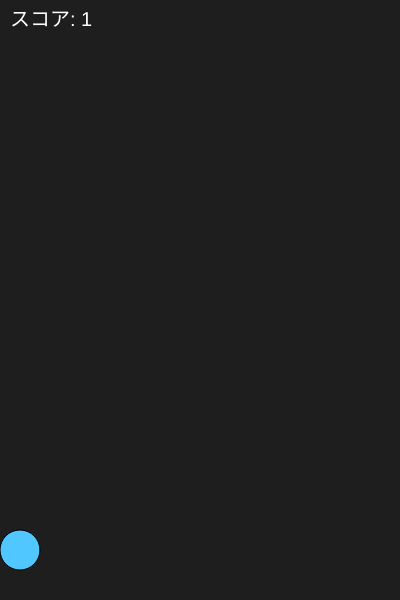
Frame 1 (no input)
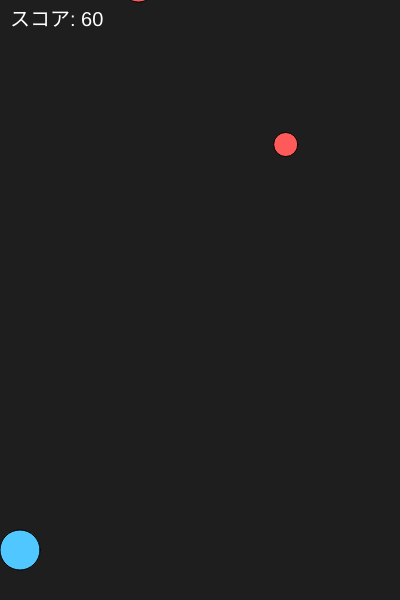
Frame 60 (no input)
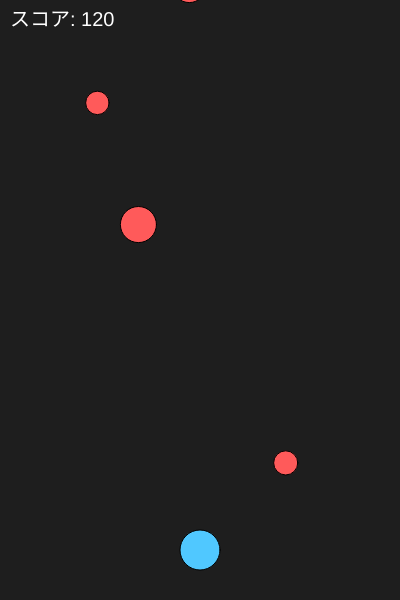
Frame 120 (the mouse pressed at the canvas centre since frame 60)

The p5.js sketch that drew these frames (run headless with seeded random() and noise() and a simulated clock; from frame 60 on, the mouse is pressed at the canvas centre):

// p5.js sketch
// ── sketch.js
// よけゲー（p5.js）
// 遊び方：マウス（スマホは指）で左右に動いて、落ちてくる玉をよけよう
//letは変数を宣言するためのキーワード。varやconstもあるが、letはブロックスコープを持つ

let player;        // 自分
let enemies = [];  // 落ちてくる玉たち
let score = 0;
let gameOver = false;

// 最初に1回だけ実行（Scratchの「緑の旗が押されたとき」）
function setup() {
  // 画面の大きさを400x600にする
  createCanvas(400, 600);
  // 自分の初期位置（x: 画面の中央、横幅400÷2,y: 画面の下端、縦幅600-50）と大きさを設定
  player = { x: width / 2, y: height - 50, size: 40 };
}

// ゲーム中、ずっと繰り返す（Scratchの「ずっと」）
// draw()はp5.jsの組み込み関数で、毎フレーム（60fps）呼ばれる
function draw() {
  // 球の軌跡（基本描きっぱなし）などを背景を黒で塗りつぶすことによって消す。
  background(30);
  // ゲームオーバー状態ならゲームオーバー画面を表示して処理を終了
  if (gameOver) {
    showGameOver();
    return;
  }

  // 自分をマウスのx座標に動かす（画面からはみ出さないように）
  // constrain()は値を指定した範囲に収める関数
  // player.xは自分のx座標、mouseXはマウスのx座標、player.size / 2は自分の半径、width - player.size / 2は画面の右端から自分の半径を引いた値
  // つまり、player.xはマウスのx座標に合わせて動くが、画面の左端から自分の半径を引いた値より小さくならず、画面の右端から自分の半径を引いた値より大きくならないようにする
  player.x = constrain(mouseX, player.size / 2, width - player.size / 2);
  // 自分を描く
  // fill()は塗りつぶす色を指定する関数。RGBで指定する。ここでは水色にしている。
  fill(80, 200, 255);
  // circle()は円を描く関数。引数は(x座標, y座標, 直径)。
  // setup()で設定したplayerのx座標、y座標、sizeを使って自分を描く
  circle(player.x, player.y, player.size);

  // 30フレームごと（30フレームで割り切れるごとに）に敵を1つ増やす（約0.5秒ごと）
  if (frameCount % 30 === 0) {
    // 敵の初期位置（x: 画面のランダムな位置、y: 画面の上端-20）と大きさ（20~40）と速さ（3~6）を設定してenemies配列に追加
    // speedにはscore / 500を足している。scoreは生き残った時間なので、時間がたつほど速くなるようにしている。
    enemies.push({
      // random()は指定した範囲のランダムな値を返す関数。引数が1つの場合は0からその値までのランダムな値を返す。引数が2つの場合はその範囲のランダムな値を返す。
      // ここでは、x座標は画面の幅（width）からランダムに、y座標は画面の上端-20（-20）に設定している。
      x: random(width),
      y: -20,
      // sizeは20~40のランダムな値、
      size: random(20, 40),
      // speedは3~6のランダムな値にしている。
      speed: random(3, 6) + score / 500  // 時間がたつほど速くなる
    });
      // つまり、enemies配列には、x座標、y座標、size、speedを持つオブジェクトが追加される
      // 具体的な例として、enemies配列の中身は以下のようになる。
      // enemies = [
      //   { x: 100, y: -20, size: 30, speed: 4 },
      //   { x: 200, y: -20, size: 25, speed: 5 },
      //   { x: 300, y: -20, size: 35, speed: 3 }
      // ]
  }

  // draw()の中でfor文を使って、敵をfor文で1つずつ動かして描く処理を行う。60fpsでdraw()が呼ばれるので、60回/秒で敵を動かして描くことになる。

  // for文で配列の最後（enemies.length - 1で、例えば５個の場合、lengthは最大４なので、最後に当たる）から
  // 順に処理する（i >= 0で、敵が0以上存在する時に回す）ことで、配列の要素を削除してもループが正しく動作するようにしている。
  // 例えば、enemies配列の中身が以下のようになっているとする。
  // enemies = [
  //   { x: 100, y: -20, size: 30, speed: 4 },
  //   { x: 200, y: -20, size: 25, speed: 5 },
  //   { x: 300, y: -20, size: 35, speed: 3 }
  // ]
  // このとき、for文のiは2から0まで順に変化する。
  // iが2のとき、enemies[2]を処理する。もしenemies[2]を削除した場合、enemies配列の中身は以下のようになる。
  // enemies = [
  //   { x: 100, y: -20, size: 30, speed: 4 },
  //   { x: 200, y: -20, size: 25, speed: 5 }
  // ]
  // このとき、iは1に変化する。enemies[1]を処理する。もしenemies[1]を削除した場合、enemies配列の中身は以下のようになる。
  // enemies = [
  //   { x: 100, y: -20, size: 30, speed: 4 }
  // ]
  // このとき、iは0に変化する。enemies[0]を処理する。もしenemies[0]を削除した場合、enemies配列の中身は以下のようになる。
  // enemies = []
  // このとき、iは-1に変化する。i >= 0の条件が成立しないため、for文は終了する。
  // 最後から処理することで、例えば、０番目の敵を削除した場合、次に来るのが1番目（本来は0番目であってほしい）で処理する敵が１つずれるが、最後から処理することで、削除しても次の敵を正しく処理できるようになる。
  for (let i = enemies.length - 1; i >= 0; i--) {
    // enemies配列のi番目の敵をeに代入
    let e = enemies[i];
    // 敵をspeedにあるピクセル分だけ下に動かす
    e.y += e.speed;
    // 敵の色を赤にして描く
    fill(255, 90, 90);
    // circle()は円を描く関数。引数は(x座標, y座標, 直径)。
    circle(e.x, e.y, e.size);

    // 当たり判定：中心どうしの距離が半径の合計より小さければ当たり
    // dist()は2点間の距離を求める関数。引数は(x1, y1, x2, y2)。
    // ここでは、敵の中心座標(e.x, e.y)と自分の中心座標(player.x, player.y)の距離を求めている。
    // もし距離（distance）が半径の合計((e.size + player.size) / 2)より小さければ当たり判定が成立する。
    if (dist(e.x, e.y, player.x, player.y) < (e.size + player.size) / 2) {
      // ゲームオーバー状態にする
      gameOver = true;
    }

    // 敵が画面の下に消えたら削除
    if (e.y > height + 50) {
      // splice()は配列の要素を削除する関数。引数は(削除する位置, 削除する個数)。
      // ここでは、enemies配列のi番目の要素を1つ削除している。
      enemies.splice(i, 1);
    }
  }

  // スコア表示（生き残った時間）
  score++;
  // fill()は塗りつぶす色を指定する関数。ここでは白にしている。
  fill(255);
  // textSize()は文字の大きさを指定する関数。ここでは20にしている。
  textSize(20);
  // textAlign()は文字の位置を指定する関数。ここでは左上にしている。
  textAlign(LEFT, TOP);
  // text()は文字を描く関数。引数は(文字列, x座標, y座標)。
  text("スコア: " + score, 10, 10);
}


// ゲームオーバー画面を表示
function showGameOver() {
  fill(255);
  // textAlign()は文字の位置を指定する関数。ここでは中央にしている。
  textAlign(CENTER, CENTER);
  // textSize()は文字の大きさを指定する関数。ここでは40にしている。
  textSize(40);
  // text()は文字を描く関数。引数は(文字列, x座標, y座標)。
  text("GAME OVER", width / 2, height / 2 - 30);
  // textSize()は文字の大きさを指定する関数。ここでは20にしている。
  textSize(20);
  // スコア表示
  text("スコア: " + score, width / 2, height / 2 + 20);
  // クリックで再スタートの案内
  text("クリックでもう一度", width / 2, height / 2 + 60);
}

// クリック（mousePressed）したとき（Scratchの「このスプライトが押されたとき」）
function mousePressed() {
  // ゲームオーバー状態ならリセットして再スタート、ゲームオーバー状態でなければ何もしない
  if (gameOver) {
    // 敵とスコアをリセットしてゲームオーバー状態を解除
    enemies = [];
    score = 0;
    gameOver = false;
  }
}
